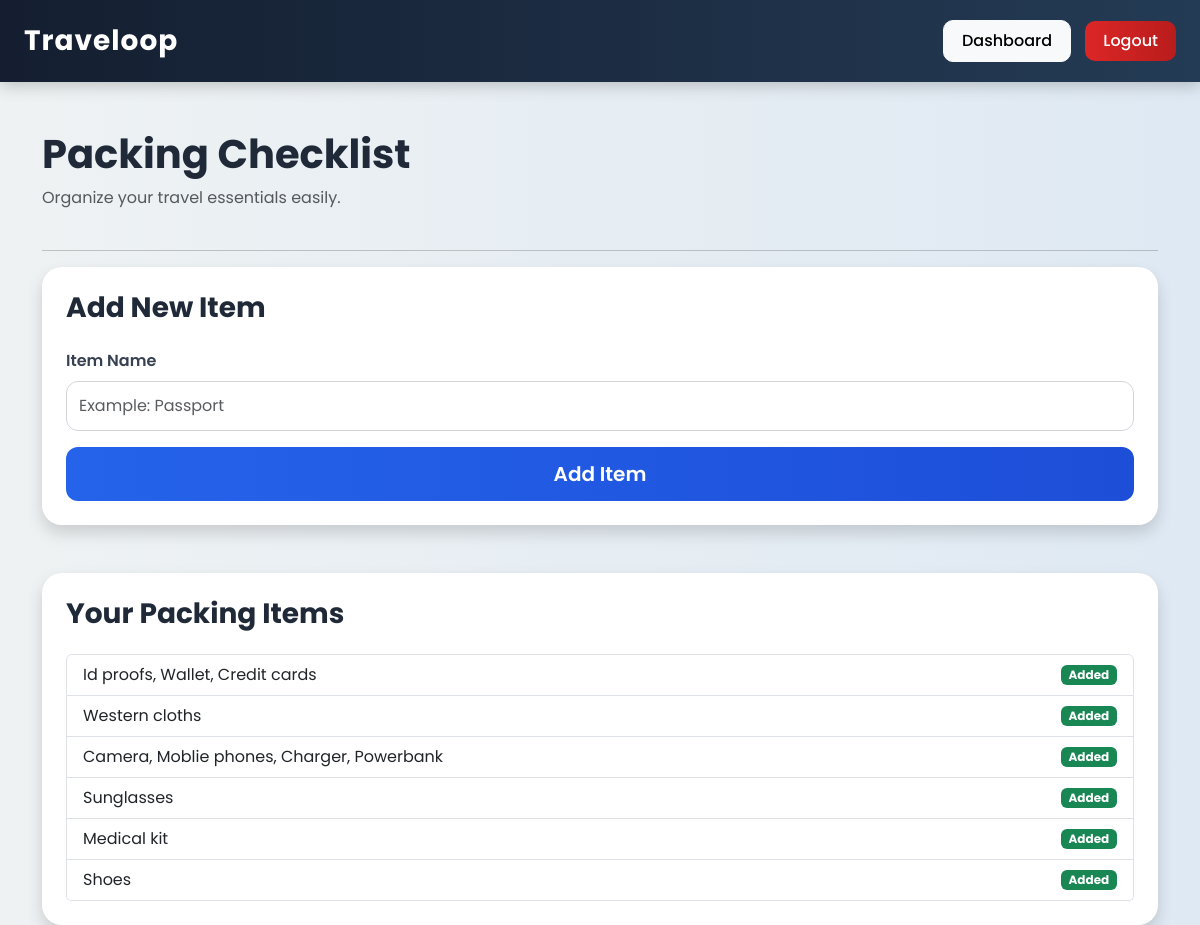
The page /packing/5 (signed in) on the database its author committed.
### app.py (models this page shows)
class PackingItem(db.Model):
    id = db.Column(db.Integer, primary_key=True)
    item_name = db.Column(db.String(100))
    packed = db.Column(db.Boolean, default=False)
    trip_id = db.Column(db.Integer, db.ForeignKey('trip.id'))

### app.py (the view, shortened to what this page needs)
@app.route('/packing/<int:trip_id>', methods=['GET', 'POST'])
@login_required
def packing(trip_id):
    items = PackingItem.query.filter_by(
        trip_id=trip_id
    ).all()
    return render_template(
        'packing.html',
        items=items
    )

### app.py (called while the page is built)
@login_manager.user_loader
def load_user(user_id):
    return User.query.get(int(user_id))

### templates/packing.html
{% extends 'base.html' %}
{% block content %}
<div class="d-flex justify-content-between align-items-center mb-4">
    <div>
        <h1>
            Packing Checklist
        </h1>
        <p class="text-muted">
            Organize your travel essentials easily.
        </p>
    </div>
</div>
<hr>
<div class="card shadow p-4 mb-5">
    <h3 class="mb-4">
        Add New Item
    </h3>
    <form method="POST">
        <div class="mb-3">
            <label class="form-label">
                Item Name
            </label>
            <input
                type="text"
                name="item_name"
                class="form-control"
                placeholder="Example: Passport"
                required
            >
        </div>
        <div class="d-grid">
            <button
                type="submit"
                class="btn btn-primary btn-lg">
                Add Item
            </button>
        </div>
    </form>
</div>
<div class="card shadow p-4">
    <h3 class="mb-4">
        Your Packing Items
    </h3>
    {% if items %}
    <ul class="list-group">
        {% for item in items %}
        <li class="list-group-item d-flex justify-content-between align-items-center">
            <span>
                {{ item.item_name }}
            </span>
            <span class="badge bg-success">
                Added
            </span>
        </li>
        {% endfor %}
    </ul>
    {% else %}
    <div class="alert alert-info">
        No packing items added yet.
        Add your first travel essential.
    </div>
    {% endif %}
</div>
{% endblock %}

### static/style.css (style rules this page uses)
* { margin: 0; padding: 0; box-sizing: border-box; }
body { font-family: 'Poppins', sans-serif; background: linear-gradient( to right, #eef2f3, #dfe9f3 ); min-height: 100vh; color: #333; }
.card { border: none; border-radius: 20px; overflow: hidden; background: #ffffff; box-shadow: 0 8px 25px rgba(0,0,0,0.08); transition: all 0.3s ease; }
h1, h2, h3, h4 { font-weight: 700; color: #1f2937; }
p { color: #555; }
.form-label { font-weight: 600; margin-bottom: 8px; color: #374151; }
.form-control { border-radius: 12px; padding: 12px; border: 1px solid #d1d5db; transition: 0.3s; }
.btn { border-radius: 12px; padding: 12px 20px; font-weight: 600; transition: all 0.3s ease; }
.btn-primary { background: linear-gradient( to right, #2563eb, #1d4ed8 ); border: none; }

### rows shown on the page
PackingItem: item_name "Id proofs, Wallet, Credit cards"
PackingItem: item_name "Western cloths"
PackingItem: item_name "Camera, Moblie phones, Charger, Powerbank"
PackingItem: item_name "Sunglasses"
PackingItem: item_name "Medical kit"
PackingItem: item_name "Shoes"
